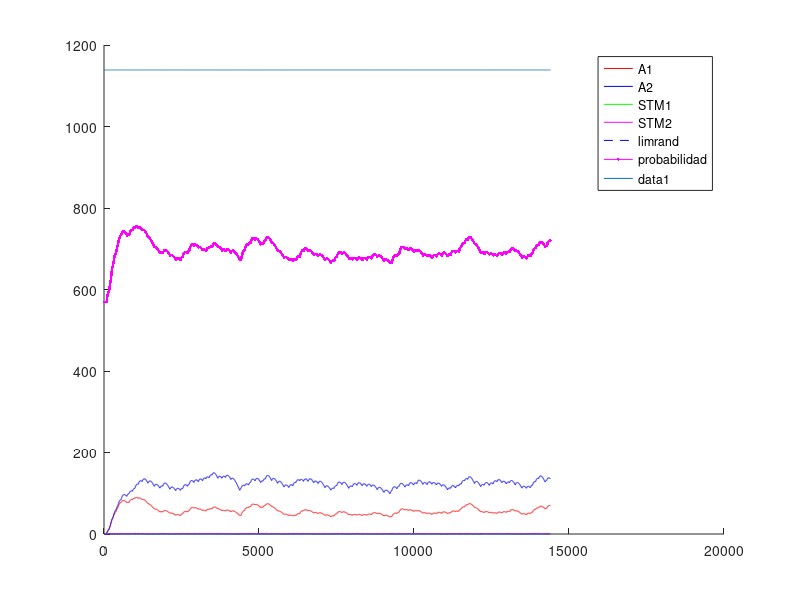
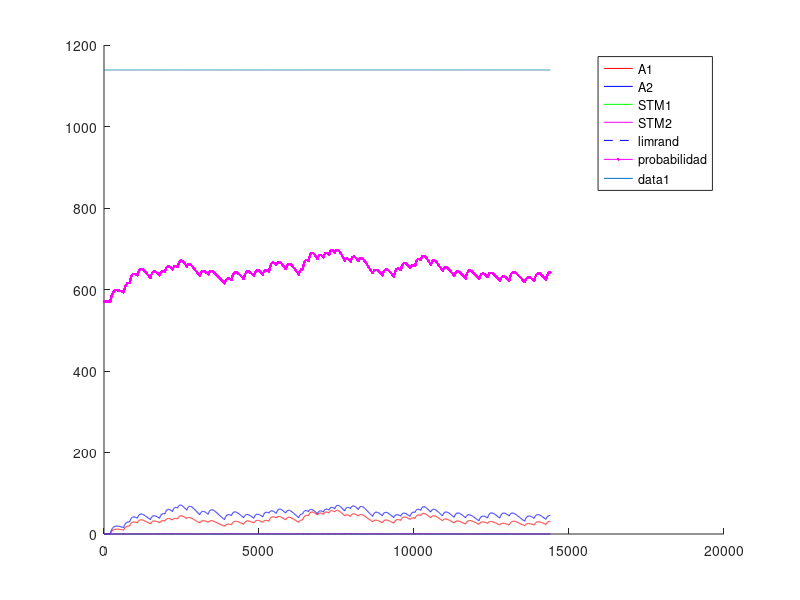
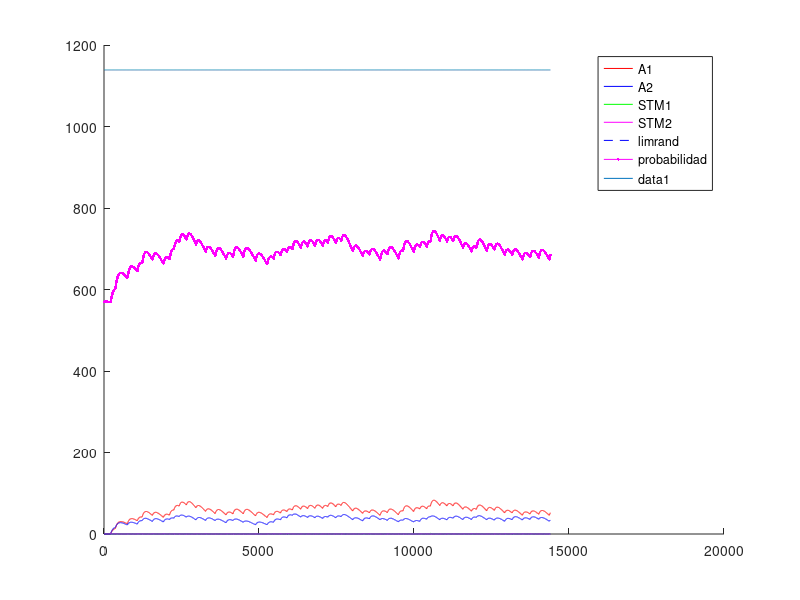
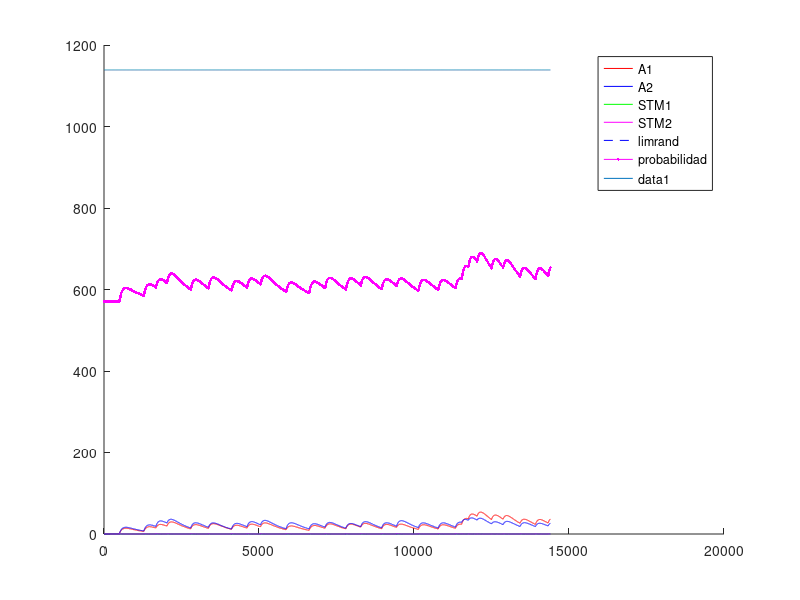

MATLAB code for these plots, in order:
%% Experimento con Variable-Ratio - VR - Tasa Variable
%% Existen multiples intancias de palanquelo (cada vez que realiza respuesta decide si realiza otra o no)
%% Durante la tasa se contabilizan los palanqueos y no palanqueos y el refuerzo impacta de forma 
%% proporcional a la tasa de respuestas.
%% Un trial dura 3600 segundos.
%% Una sesion 1 o 3 trial (seg´un la dinamica del animal)
%% 5 sesiones por Experimento. Cada sesion es un intervalo diferente.
%% 1 experimento
%% Tiempo para realizar un respuesta 1 segundo
%% 
%% La probabilidad de eleccion se ajusta al nivel de maxima frecuencia de palanqueo
%% 

close all
clc
clear

%% Matriz de pago 0 1 

%%% Se ajusto la apreciacion de las cantidades de refuerzo 
function rf = feel(pellets)
  rf=0;
  if (nargin~=0)
    rf=(12.8*(1-exp(-.25.* pellets.^(2))))+(12.8*(1-exp(-.5.* pellets)));
  else
    error ("Faltan parametros");
  endif
endfunction
%% 
%% 

%% INICIALIZATION
%%%%%% CONSTANTES DE SESIONES
Ntrial  =  1 ;   %% un trial de 3600 segundos
tTrial  =  3600; %% en segundos
tResp   =  1;    %% en segundos
tMuestreo = 0.25;%% en segundos
Nses    =  6 ;
Vr=[10,30,40,60,90,120]; %% valores medios de intervalos variables
Ntest   =  1;
limrand =  0.138;
saving  =  0.01 ;
%%%%%% CONSTANTES DE DECAIMIENTO
alpha = 1*tMuestreo;
beta  = 0.13*0.31*tMuestreo;%0.125*tMuestreo ;
gamma = 0.0067*tMuestreo;%0.025 ; 
delta = 1*tMuestreo;
%%%%%% INICIALIZACION
palanca = zeros(2,1);
Rf_1=0;
Rf_2=0;
A1=zeros(1,Ntest);
A2=zeros(1,Ntest);
stm_1=zeros(2,Ntest);
stm_2=zeros(2,Ntest);
d=1;

sesion = zeros(Nses,1);
trialXsesion = zeros(Nses,Ntrial);
terminal_sesion=zeros(Nses,1);
nb_resp = zeros(Nses,Ntest);
refuerzo = zeros(Nses,Ntest);
t_ref = zeros(Nses,1);
cum_resp = zeros(Nses,1);
contadorP1=0;
contadorP2=0;
contadorI=0;

%% CALCULO DE AROUSAL MAXIMO
%% Iteraciones de respuesta refuerzo para encotnrar el STM medio
Nconfig=5; %% Tasa de respuesta de configuracion
%plot([1:0.01:20],(12.8*(1-exp(-.25.* [1:0.01:20].^(2))))+(12.8*(1-exp(-.5.* [1:0.01:20]))),'.k')
R1 = floor(feel(1)); %tiempo de refuezo para R
l1 = Nconfig/tMuestreo; % duracion entre trials
suma = 0; %suma es un valor necesaria para calcular max1 y min1
suma = alpha*R1 %% Refuerzo cada N respuestas
iter=100; %% numero de iteraciones para que converja el stm
max1 = 0; %maximum de stm1
min1 = 0; %minimum de stm1
for i = 1:iter 
  suma = (1-beta)^(Nconfig/tMuestreo)*suma;%% Instantes que decae el stm
  min1=suma;
  suma += alpha*R1; %Refuerzo
  max1=suma;
end
comp=.88;
S1 = (((max1-min1)*(comp*l1))/2)+min1*comp*l1; %calcul de la superficie del triangulo mas la de el rectangulo
stm_1_medio = S1/(l1);
A1max = (delta/gamma)*stm_1_medio;

%% INICIO DE LAS ITERATIONS
for l = 1:Ntest  %% TESTES
  Num=0;
  for k = 1:Nses  %% SESIONES (cambia el N)
    i=1;
    %duracion = [1,tTrial*ones(1,Ntrial)];
    
    contador = 1;
    %palanca(1)=randi(2);
    
    %% Agregar tasa de refuerzos  %%
    tasa=Vr(k);
    if k>1
      A1(Num+1,l)=saving*A1(Num,l);
      A2(Num+1,l)=saving*A2(Num,l);
      stm_1(Num+1,l)=0*stm_1(Num,l);
      stm_2(Num+1,l)=0*stm_2(Num,l); 
      %%% ELECCION DE LA PRIMERA PALANCA 
%      if A1(Num,1)>A2(Num,1)
%        palanca(2)=1;
%      else
%        palanca(2)=2;
%      end
    end       
    P1(i,k)=0.5;
    P1(i,k)=0.5;
    for j=2:(Ntrial*tTrial/tMuestreo) %% Todos los trials juntos
      
      if contador == tResp/tMuestreo%duracion(i)
        contador = 1;
        i = i+1 ;
        J = j ;
        P1(i,k)=0.5*(1-exp(-(5*A1((j-1)+Num,l))/A1max))+0.5; %probabilidad en exponential
        P2(i,k)=0.5*(1-exp(-(5*A2((j-1)+Num,l))/A1max))+0.5; %probabilidad en exponential
        %P=.99;
        %P2(i,k)=0.5*(1-exp(-(5*A2((j-1)+Num,l))/A2max))+0.5;
        
        a = rand ;
        %%% ELECCION DE LA PALANCA %%% Basicamente elige palanquear o no palanquear
        if (A1((j-1)+Num,l)<=limrand)&&(A2((j-1)+Num,l)<=limrand)
          palanca(i)=randi(2);
        elseif (A1((j-1)+Num,l)>=limrand)&&(A2((j-1)+Num,l)<=limrand)
          if a>=P1(i,k)
            palanca(i)=2;
          else
            palanca(i)=1;
          end
        elseif (A1((j-1)+Num,l)<=limrand)&&(A2((j-1)+Num,l)>=limrand)
          if a>=P2(i,k)
            palanca(i)=1;
          else
            palanca(i)=2;
          end
        elseif (A1((j-1)+Num,l)>A2((j-1)+Num,l))
          if a>=P1(i,k)
            palanca(i)=2;
          else
            palanca(i)=1;
          end
        else
          if a>=P2(i,k)
            palanca(i)=1;
          else
            palanca(i)=2;
          end
        end
        %% Contadores para intervalo de refuerzo
        if palanca(i)==1
          contadorP1++;
        else
          contadorP2++;
        endif
        %%% REFUERZO %%%
        if (contadorP1>=tasa)
          %if (palanca(i)==1) %% palanquea
          aux=contadorP1+contadorP2;
          Rfz=floor(feel(1));
          Rf_1=Rfz*contadorP1/aux;
          Rf_2=Rfz*contadorP2/aux;
          %elseif (palanca(i-1)==2) %% No palanquea
          %  Rf_1=0;
          %  Rf_2=0;%floor(10*(1-exp(-0.8* 2 )));
          %end
          %stm_1(j+Num,l)=(1-beta)*stm_1((j-1)+Num,l)+alpha*Rf_1;
          %stm_2(j+Num,l)=(1-beta)*stm_2((j-1)+Num,l)+alpha*Rf_2;
          contadorP1=0;
          contadorP2=0;
          contadorI =0;
          dispe=.5; %% dispercion del 50% del valor de la intervalo
          tasa=Vr(k)*(1 + dispe*(1-2*rand));
          refuerzo(k,l)++;
          t_ref(k,i)=1;
        endif
        
      else
        contador++;
        contadorI++;
        Rf_1=0;
        Rf_2=0;
      end
      stm_1(j+Num,l)=(1-beta)*stm_1((j-1)+Num,l)+alpha*Rf_1;
      stm_2(j+Num,l)=(1-beta)*stm_2((j-1)+Num,l)+alpha*Rf_2;
      A1(j+Num,l)=(1-gamma)*A1((j-1)+Num,l)+delta*stm_1(j+Num,l);
      A2(j+Num,l)=(1-gamma)*A2((j-1)+Num,l)+delta*stm_2(j+Num,l);
      
%      if floor(j/tTrial)==(j/tTrial)
%        trialXsesion()
%      end
    end
    
    
    %%% CONTADOR DE A QUE J SE CAMBIA LA SESION
    %sesion(k-1,l)=j;
    sesion(k,l)=j+Num;
    %%% DEFINICION DE NUM
%    compteur = 0 ;
%    for i=1:length(A1(:,l))
%      if A1(i,l)~=0
%        compteur = compteur +1;
%      end
%    end
%    Num=compteur;
    Num = j+Num;
    Sizemat = length(A1);
    
    if palanca(1)==1
      nb_resp(k,l)=1;
      cum_resp(k,1)=1;
    end
    for j = 2:length(palanca)
      if palanca(j)==1
        %nb_coop(k-1,l)= nb_coop(k-1,l)+1;
        nb_resp(k,l)++;
        cum_resp(k,j)=cum_resp(k,j-1)+1;
      else
        cum_resp(k,j)=cum_resp(k,j-1);
      end
    end
  end
end


%%% PRUEBAS 
%%% ENCONTRA LA LONGITUD REAL DEL EXPERIMENTACION
nonnul = zeros(Ntest,1);
for k=1:Ntest
  for i=1:length(A1)
    if A1(i,k) ~= 0
      nonnul(k)=nonnul(k)+1;
    end
  end
end

%%% PRUEBA I _ PESO DE LA EXPERIMENTACION EN LA MEMORIA
porcent = 0;
for i = 1:Ntest
  if sum(A1(:,i)) > 10 * sum(A2(:,i))
    porcent = porcent +1;
  end
end

%%% PRUEBA II _ SI LA EXCITATION ALCANZA A SU MAXIMUM
maxima = zeros(Ntest,1);
for k = 1:Ntest
  if floor(max(A1(:,k))) == floor(max(max(A1))) 
    maxima(k) = maxima(k) +1;
  end
end

%%% PRUEBA III _ EN QUE SESION LA PALANCA GANA DE VERDAD
%ird = zeros(Ntest,1);
%for k = 1:Ntest
%  i=1;
%  while 1
%    if A1(nonnul(k)-i,k) < limrand
%      ird(k) = nonnul(k)-i+1;
%      break;
%    else
%      i=i+1;
%    end
%  end
%end
%
%%%% PRUEBA IV _ CONVIERTE J EN NUMERO DE SESION
%for k = 1:Ntest
%  i=1;
%  while 1
%    if ird(k) <= sum(sesion(1:i)+50)
%      ird(k)=i;
%      break;
%    else
%      i=i+1;
%    end
%  end
%end

%%% PRUEBA V _ PORCENTAJE DE COOPERACION POR SESION / EXPERIMENTO


%porcentaje_coop_sesion=zeros(Nses,Ntest);
%porcentaje_coop_experimento=zeros(Ntest,1);
%for k = 1:Ntest
%  porcentaje_coop_experimento(k)=sum(nb_coop(:,k))/(Ntrial*Nses)*100;
%end

%for i=1:Ntest
%  terminal_sesion(1,i)=sesion(1,i);
%  for j=2:Nses
%    terminal_sesion(j,i)=sesion(j,i)+terminal_sesion(j-1,i);
%  end
%end

%%% DEMOSTRACION 


%promedio_sesion=sum(ird)/Ntest
%porcent_10xsuperior_al_otra=porcent/Ntest * 100;
%cuanto_alcanzan_al_maxima=sum(maxima)/Ntest * 100;
%porcentaje_coop_experimento;
%porcentaje_coop_sesion=floor(nb_coop/Ntrial*100);


resp_por_segundos=nb_resp/length(palanca); %numero de respuestas dividido por el numero de respestas maximal posible

for i=1:Ntest
  for j=1:Nses
    figure
    hold on
    %plot(sesion(j,i)*ones(1,max(max(A1(:,i)))),(1:max(max(A1(:,i)))),'--k');
    %h=plot((sesion(j,i).*tMuestreo)*ones(1,max(max(A1(:,i)))),(1:max(max(A1(:,i)))),'--k');
    %set(h, "linewidth", 2);
    if j==1
      plot(1:Ntrial*tTrial/tMuestreo,A1(1:sesion(j,i),i),'r',1:Ntrial*tTrial/tMuestreo,A2(1:sesion(j,i),i),'b',1:Ntrial*tTrial/tMuestreo,stm_1(1:sesion(j,i),i),'g',1:Ntrial*tTrial/tMuestreo,stm_2(1:sesion(j,i),i),'m',1:Ntrial*tTrial/tMuestreo,limrand*ones(1,Ntrial*tTrial/tMuestreo),'--b')
      plot((1:(Ntrial*tTrial))/tMuestreo,P1(:,j)'*A1max,'.-m');
      legend("A1","A2","STM1","STM2","limrand","probabilidad");
    else
      plot(1:Ntrial*tTrial/tMuestreo,A1(sesion(j-1,i)+1:sesion(j,i),i),'r',1:Ntrial*tTrial/tMuestreo,A2(sesion(j-1,i)+1:sesion(j,i),i),'b',1:Ntrial*tTrial/tMuestreo,stm_1(sesion(j-1,i)+1:sesion(j,i),i),'g',1:Ntrial*tTrial/tMuestreo,stm_2(sesion(j-1,i)+1:sesion(j,i),i),'m',1:Ntrial*tTrial/tMuestreo,limrand*ones(1,Ntrial*tTrial/tMuestreo),'--b')
      plot((1:(Ntrial*tTrial))/tMuestreo,P1(:,j)'*A1max,'.-m');
      legend("A1","A2","STM1","STM2","limrand","probabilidad");
    endif
    plot(1:Ntrial*tTrial/tMuestreo,A1max*ones(1,Ntrial*tTrial/tMuestreo))
    hold off
  endfor
endfor


%% Maximos exitos por tasa= 10-360 - 30-120 - 40-65 - 60-60 

color = 'rgbmkmrgbk';
figure
hold on
for i=1:Ntest
  plot(Vr,resp_por_segundos(:,i),'Color',color(i));
  title('Respuestas por segundos');
  xlabel('Tasa fija');
  ylabel('Respuestas/segundos');
  for j=1:Nses
    plot(Vr(j)*ones(1,floor(resp_por_segundos(j,i)*100)+1),(0:floor(resp_por_segundos(j,i)*100))/100,'k');
  end
end
hold off

figure
hold on
for i=1:Ntest
  plot(refuerzo(:,i),resp_por_segundos(:,i),'Color',color(i));
  title('Respuestas y refuerzo');
  xlabel('Refuezo/horas');
  ylabel('Respuestas/segundos');
  for j=1:Nses
    plot(refuerzo(j)*ones(1,floor(resp_por_segundos(j,i)*100)+1),(0:floor(resp_por_segundos(j,i)*100))/100,'k');
    a = strcat('Num= ',num2str(Vr(j)));
    if j==3
      text(refuerzo(j),-.085,a);
    elseif j==4
      text(refuerzo(j),-.1,a);
    elseif j==5
      text(refuerzo(j),-.03,a);
    else
      text(refuerzo(j),-.06,a);
    end
  end
end
hold off


figure
hold on
for i=1:Nses
  plot(1:length(cum_resp(i,:)),cum_resp(i,:),'Color',color(i));
  a=find(t_ref(i,:)==1);
  aVR.(num2str(i))=a;
  plot(a,cum_resp(i,a),'k+');
  title('Cumulative records');
  xlabel('Time');
  ylabel('Cumulative responses');
end
hold off

resp_por_segundosVR = resp_por_segundos;
refuerzoVR = refuerzo;
cum_respVR = cum_resp;

save VR resp_por_segundosVR refuerzoVR cum_respVR;
save ("-mat-binary", "aVR", "aVR");

%%% probl�me de temps, pas le temps de d�croitre du coup red�marre plus
%%% haut CQFD
%%%% CASTIGO DE TIEMPO 
%%%% CUANTO VECES ELIGE COOPERATION
%%% Pour chaque session r�cup�rer le nombre de coop�ration et tracer la
%%% courbe correspondante 
